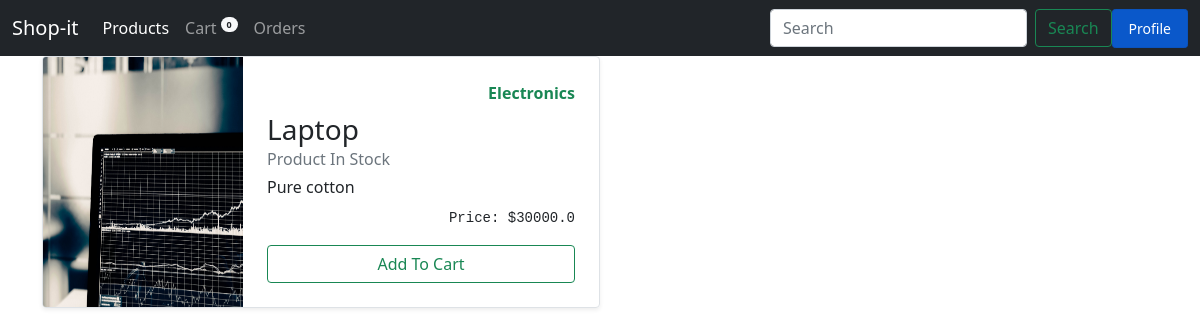
The page /products/1/ on the database its author committed.
### shop/models.py (models this page shows, shortened)
class Product(models.Model):
    name = models.CharField(max_length=255,blank=True)
    price = models.FloatField(default=5.0)
    description = models.TextField()
    image = models.ImageField()
    qty = models.IntegerField(default=1)

### shop/views.py (the view)
# urls.py: path("products/<int:pk>/", views.ProductDetailView.as_view(), name="product-detail"),
class ProductDetailView(DetailView):
    model = Product

### shop/templates/shop/product_detail.html (shortened to what this page needs)
{% extends 'base.html' %}
{% block content %}
    <div class="col-md-6 pt-6">
        <div class="row g-0 border rounded overflow-hidden flex-md-row mb-4 shadow-sm h-md-250 position-relative">
            <div class="col-auto d-none d-lg-block">
                <img src="{{object.image.url}}" height="250" width="200"><img>
              </div>
            <div class="col p-4 d-flex flex-column position-static ">
            <strong class="d-inline-block mb-2 text-success text-end">Electronics</strong>
            <h3 class="mb-0">{{object.name}}</h3>
            <div class="mb-1 text-muted">{% if object.qty > 1 %}Product In Stock{%else%}Out of Stock{%endif%}</div>
            <p class="mb-auto">{{object.description}}</p>
            <pre class="text-end">Price: ${{object.price}}</pre>
            <a  class="btn btn-outline-success " href="{% url 'cart_add' object.id %}">Add To Cart</a>
          </div>
        </div>
      </div>
{% endblock %}

### rows shown on the page
Product: image (picture), name "Laptop", description "Pure cotton", price "30000.0"

### other values the page prints
{{ request.session.cart|length }} "0"
